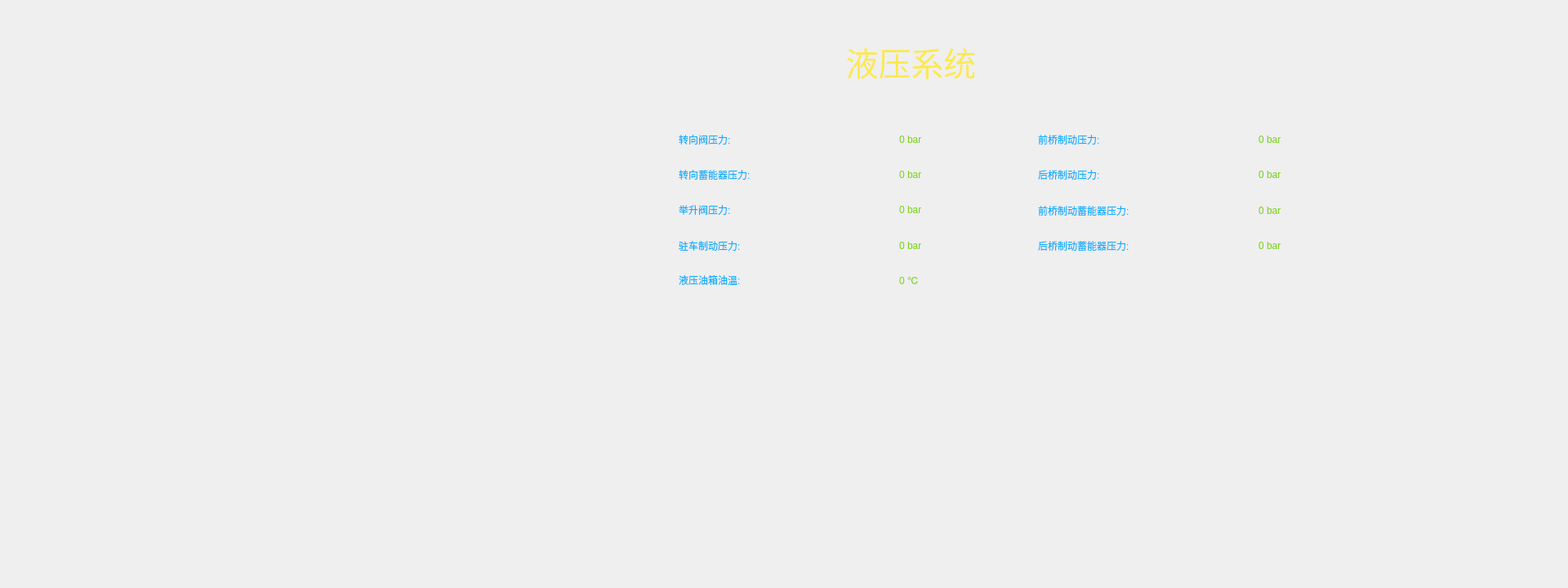
<?xml version="1.0" encoding="UTF-8"?>
<ui version="4.0">
 <class>FORM_HydraulicQuery</class>
 <widget class="QWidget" name="FORM_HydraulicQuery">
  <property name="geometry">
   <rect>
    <x>0</x>
    <y>0</y>
    <width>1920</width>
    <height>720</height>
   </rect>
  </property>
  <property name="windowTitle">
   <string>Form</string>
  </property>
  <property name="styleSheet">
   <string notr="true">/*background-image: url(:/pic_de260/bg_01.png);*/

QLabel{
color: rgb(15, 175, 252);
font: 17pt &quot;WenQuanYi Zen Hei&quot;;
}


QLabel#value1{
font: 17pt &quot;WenQuanYi Zen Hei&quot;;
color: rgb(115, 210, 22);
}

QLabel#value2{
font: 17pt &quot;WenQuanYi Zen Hei&quot;;
color: rgb(115, 210, 22);
}

QLabel#value3{
font: 17pt &quot;WenQuanYi Zen Hei&quot;;
color: rgb(115, 210, 22);
}

QLabel#value4{
font: 17pt &quot;WenQuanYi Zen Hei&quot;;
color: rgb(115, 210, 22);
}

QLabel#value5{
font: 17pt &quot;WenQuanYi Zen Hei&quot;;
color: rgb(115, 210, 22);
}

QLabel#value6{
font: 17pt &quot;WenQuanYi Zen Hei&quot;;
color: rgb(115, 210, 22);
}

QLabel#value7{
font: 17pt &quot;WenQuanYi Zen Hei&quot;;
color: rgb(115, 210, 22);
}

QLabel#value8{
font: 17pt &quot;WenQuanYi Zen Hei&quot;;
color: rgb(115, 210, 22);
}

QLabel#value9{
font: 17pt &quot;WenQuanYi Zen Hei&quot;;
color: rgb(115, 210, 22);
}</string>
  </property>
  <widget class="QLabel" name="label">
   <property name="geometry">
    <rect>
     <x>930</x>
     <y>50</y>
     <width>371</width>
     <height>51</height>
    </rect>
   </property>
   <property name="font">
    <font>
     <family>TakaoPGothic</family>
     <pointsize>30</pointsize>
     <weight>50</weight>
     <italic>false</italic>
     <bold>false</bold>
    </font>
   </property>
   <property name="styleSheet">
    <string notr="true">color: rgb(252, 233, 79);
font: 30pt &quot;TakaoPGothic&quot;;</string>
   </property>
   <property name="text">
    <string>液压系统</string>
   </property>
   <property name="alignment">
    <set>Qt::AlignCenter</set>
   </property>
  </widget>
  <widget class="QLabel" name="name_6">
   <property name="geometry">
    <rect>
     <x>900</x>
     <y>730</y>
     <width>171</width>
     <height>31</height>
    </rect>
   </property>
   <property name="styleSheet">
    <string notr="true">color: rgb(0, 0, 255);
color: rgb(15, 175, 252);
font: 15pt &quot;Ubuntu&quot;;</string>
   </property>
   <property name="text">
    <string>里程油耗</string>
   </property>
  </widget>
  <widget class="QLabel" name="label_2">
   <property name="geometry">
    <rect>
     <x>1290</x>
     <y>50</y>
     <width>81</width>
     <height>51</height>
    </rect>
   </property>
   <property name="font">
    <font>
     <family>WenQuanYi Zen Hei</family>
     <pointsize>17</pointsize>
     <weight>50</weight>
     <italic>false</italic>
     <bold>false</bold>
    </font>
   </property>
   <property name="styleSheet">
    <string notr="true"/>
   </property>
   <property name="text">
    <string/>
   </property>
   <property name="pixmap">
    <pixmap resource="resources.qrc">:/ico_260/903.png</pixmap>
   </property>
   <property name="scaledContents">
    <bool>false</bool>
   </property>
   <property name="alignment">
    <set>Qt::AlignCenter</set>
   </property>
  </widget>
  <widget class="QWidget" name="layoutWidget_9">
   <property name="geometry">
    <rect>
     <x>1270</x>
     <y>324</y>
     <width>422</width>
     <height>37</height>
    </rect>
   </property>
   <layout class="QHBoxLayout" name="horizontalLayout_10">
    <property name="spacing">
     <number>20</number>
    </property>
    <item>
     <widget class="QLabel" name="label_12">
      <property name="minimumSize">
       <size>
        <width>250</width>
        <height>35</height>
       </size>
      </property>
      <property name="text">
       <string/>
      </property>
      <property name="alignment">
       <set>Qt::AlignRight|Qt::AlignTrailing|Qt::AlignVCenter</set>
      </property>
     </widget>
    </item>
    <item>
     <widget class="QLabel" name="value9_2">
      <property name="minimumSize">
       <size>
        <width>150</width>
        <height>35</height>
       </size>
      </property>
      <property name="text">
       <string/>
      </property>
     </widget>
    </item>
   </layout>
  </widget>
  <widget class="QLabel" name="label_5">
   <property name="geometry">
    <rect>
     <x>831</x>
     <y>239</y>
     <width>250</width>
     <height>35</height>
    </rect>
   </property>
   <property name="minimumSize">
    <size>
     <width>250</width>
     <height>35</height>
    </size>
   </property>
   <property name="text">
    <string>举升阀压力:</string>
   </property>
   <property name="alignment">
    <set>Qt::AlignLeading|Qt::AlignLeft|Qt::AlignVCenter</set>
   </property>
  </widget>
  <widget class="QLabel" name="value3">
   <property name="geometry">
    <rect>
     <x>1101</x>
     <y>239</y>
     <width>150</width>
     <height>35</height>
    </rect>
   </property>
   <property name="minimumSize">
    <size>
     <width>150</width>
     <height>35</height>
    </size>
   </property>
   <property name="text">
    <string>0 bar</string>
   </property>
  </widget>
  <widget class="QLabel" name="label_4">
   <property name="geometry">
    <rect>
     <x>831</x>
     <y>196</y>
     <width>250</width>
     <height>35</height>
    </rect>
   </property>
   <property name="minimumSize">
    <size>
     <width>250</width>
     <height>35</height>
    </size>
   </property>
   <property name="text">
    <string>转向蓄能器压力:</string>
   </property>
   <property name="alignment">
    <set>Qt::AlignLeading|Qt::AlignLeft|Qt::AlignVCenter</set>
   </property>
  </widget>
  <widget class="QLabel" name="value2">
   <property name="geometry">
    <rect>
     <x>1101</x>
     <y>196</y>
     <width>150</width>
     <height>35</height>
    </rect>
   </property>
   <property name="minimumSize">
    <size>
     <width>150</width>
     <height>35</height>
    </size>
   </property>
   <property name="text">
    <string>0 bar</string>
   </property>
  </widget>
  <widget class="QLabel" name="label_3">
   <property name="geometry">
    <rect>
     <x>831</x>
     <y>153</y>
     <width>250</width>
     <height>35</height>
    </rect>
   </property>
   <property name="minimumSize">
    <size>
     <width>250</width>
     <height>35</height>
    </size>
   </property>
   <property name="text">
    <string>转向阀压力:</string>
   </property>
   <property name="alignment">
    <set>Qt::AlignLeading|Qt::AlignLeft|Qt::AlignVCenter</set>
   </property>
  </widget>
  <widget class="QLabel" name="value1">
   <property name="geometry">
    <rect>
     <x>1101</x>
     <y>153</y>
     <width>150</width>
     <height>35</height>
    </rect>
   </property>
   <property name="minimumSize">
    <size>
     <width>150</width>
     <height>35</height>
    </size>
   </property>
   <property name="text">
    <string>0 bar</string>
   </property>
  </widget>
  <widget class="QLabel" name="label_6">
   <property name="geometry">
    <rect>
     <x>1271</x>
     <y>240</y>
     <width>250</width>
     <height>35</height>
    </rect>
   </property>
   <property name="minimumSize">
    <size>
     <width>250</width>
     <height>35</height>
    </size>
   </property>
   <property name="text">
    <string>前桥制动蓄能器压力:</string>
   </property>
   <property name="alignment">
    <set>Qt::AlignLeading|Qt::AlignLeft|Qt::AlignVCenter</set>
   </property>
  </widget>
  <widget class="QLabel" name="value4">
   <property name="geometry">
    <rect>
     <x>1541</x>
     <y>240</y>
     <width>150</width>
     <height>35</height>
    </rect>
   </property>
   <property name="minimumSize">
    <size>
     <width>150</width>
     <height>35</height>
    </size>
   </property>
   <property name="text">
    <string>0 bar</string>
   </property>
  </widget>
  <widget class="QLabel" name="label_7">
   <property name="geometry">
    <rect>
     <x>1271</x>
     <y>283</y>
     <width>250</width>
     <height>35</height>
    </rect>
   </property>
   <property name="minimumSize">
    <size>
     <width>250</width>
     <height>35</height>
    </size>
   </property>
   <property name="text">
    <string>后桥制动蓄能器压力:</string>
   </property>
   <property name="alignment">
    <set>Qt::AlignLeading|Qt::AlignLeft|Qt::AlignVCenter</set>
   </property>
  </widget>
  <widget class="QLabel" name="value5">
   <property name="geometry">
    <rect>
     <x>1541</x>
     <y>283</y>
     <width>150</width>
     <height>35</height>
    </rect>
   </property>
   <property name="minimumSize">
    <size>
     <width>150</width>
     <height>35</height>
    </size>
   </property>
   <property name="text">
    <string>0 bar</string>
   </property>
  </widget>
  <widget class="QLabel" name="label_8">
   <property name="geometry">
    <rect>
     <x>1271</x>
     <y>153</y>
     <width>250</width>
     <height>35</height>
    </rect>
   </property>
   <property name="minimumSize">
    <size>
     <width>250</width>
     <height>35</height>
    </size>
   </property>
   <property name="text">
    <string>前桥制动压力:</string>
   </property>
   <property name="alignment">
    <set>Qt::AlignLeading|Qt::AlignLeft|Qt::AlignVCenter</set>
   </property>
  </widget>
  <widget class="QLabel" name="value6">
   <property name="geometry">
    <rect>
     <x>1541</x>
     <y>153</y>
     <width>150</width>
     <height>35</height>
    </rect>
   </property>
   <property name="minimumSize">
    <size>
     <width>150</width>
     <height>35</height>
    </size>
   </property>
   <property name="text">
    <string>0 bar</string>
   </property>
  </widget>
  <widget class="QLabel" name="label_9">
   <property name="geometry">
    <rect>
     <x>1271</x>
     <y>196</y>
     <width>250</width>
     <height>35</height>
    </rect>
   </property>
   <property name="minimumSize">
    <size>
     <width>250</width>
     <height>35</height>
    </size>
   </property>
   <property name="text">
    <string>后桥制动压力:</string>
   </property>
   <property name="alignment">
    <set>Qt::AlignLeading|Qt::AlignLeft|Qt::AlignVCenter</set>
   </property>
  </widget>
  <widget class="QLabel" name="value7">
   <property name="geometry">
    <rect>
     <x>1541</x>
     <y>196</y>
     <width>150</width>
     <height>35</height>
    </rect>
   </property>
   <property name="minimumSize">
    <size>
     <width>150</width>
     <height>35</height>
    </size>
   </property>
   <property name="text">
    <string>0 bar</string>
   </property>
  </widget>
  <widget class="QLabel" name="label_10">
   <property name="geometry">
    <rect>
     <x>831</x>
     <y>325</y>
     <width>250</width>
     <height>35</height>
    </rect>
   </property>
   <property name="minimumSize">
    <size>
     <width>250</width>
     <height>35</height>
    </size>
   </property>
   <property name="text">
    <string>液压油箱油温:</string>
   </property>
   <property name="alignment">
    <set>Qt::AlignLeading|Qt::AlignLeft|Qt::AlignVCenter</set>
   </property>
  </widget>
  <widget class="QLabel" name="value8">
   <property name="geometry">
    <rect>
     <x>1101</x>
     <y>325</y>
     <width>150</width>
     <height>35</height>
    </rect>
   </property>
   <property name="minimumSize">
    <size>
     <width>150</width>
     <height>35</height>
    </size>
   </property>
   <property name="styleSheet">
    <string notr="true"/>
   </property>
   <property name="text">
    <string>0 ℃</string>
   </property>
  </widget>
  <widget class="QLabel" name="label_11">
   <property name="geometry">
    <rect>
     <x>831</x>
     <y>283</y>
     <width>250</width>
     <height>35</height>
    </rect>
   </property>
   <property name="minimumSize">
    <size>
     <width>250</width>
     <height>35</height>
    </size>
   </property>
   <property name="text">
    <string>驻车制动压力:</string>
   </property>
   <property name="alignment">
    <set>Qt::AlignLeading|Qt::AlignLeft|Qt::AlignVCenter</set>
   </property>
  </widget>
  <widget class="QLabel" name="value9">
   <property name="geometry">
    <rect>
     <x>1101</x>
     <y>283</y>
     <width>150</width>
     <height>35</height>
    </rect>
   </property>
   <property name="minimumSize">
    <size>
     <width>150</width>
     <height>35</height>
    </size>
   </property>
   <property name="text">
    <string>0 bar</string>
   </property>
  </widget>
 </widget>
 <resources>
  <include location="resources.qrc"/>
 </resources>
 <connections/>
</ui>
